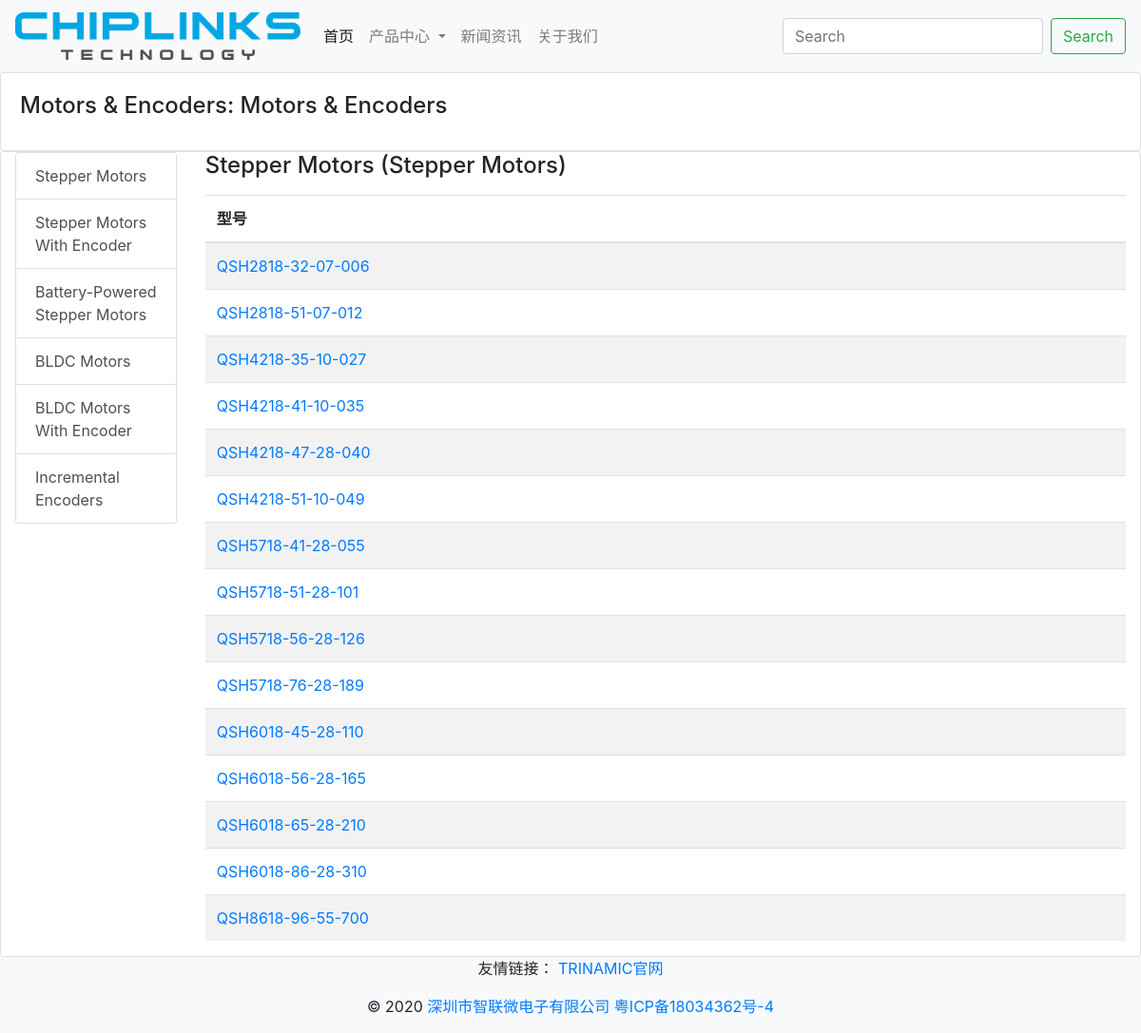
Page /trinamic/product-center/3/0 on the committed database.
### Trinamic/models.py (models this page shows, shortened)
class Product(models.Model):
    id = models.AutoField(primary_key=True, auto_created=True)
    name = models.CharField(max_length=200)
    alias = models.CharField(max_length=200, default='')
    excerpt = models.TextField(default='')
    class Meta:
        db_table = 'trinamic_product'

class Category(models.Model):
    id = models.AutoField(primary_key=True, auto_created=True)
    name = models.CharField(max_length=200)
    alias = models.CharField(max_length=200, default='')
    excerpt = models.TextField(default='')
    fields = models.TextField(default='', blank=True)
    product = models.ForeignKey(Product, on_delete=models.CASCADE)
    class Meta:
        db_table = 'trinamic_category'

class Item(models.Model):
    id = models.BigAutoField(primary_key=True, auto_created=True)
    model = models.CharField(max_length=200)
    excerpt = models.TextField(default='')
    category = models.ForeignKey(Category, on_delete=models.CASCADE, blank=True)
    class Meta:
        db_table = 'trinamic_item'

### Trinamic/local_views.py (the view)
# urls.py: path('product-center/<int:p_id>/<int:c_id>', local_views.product_center, name='product-center'),
def product_center(request, p_id, c_id):
    product = Product.objects.get(pk=p_id)
    if c_id:
        category = Category.objects.get(pk=c_id)
    else:
        category_set = product.category_set.all()
        category = category_set[0] if category_set else None
    results = []
    if category and category.fields:
        fields = [Field.objects.get(pk=field) for field in category.fields.split(',') if field != '0']
        results.extend(field.alias for field in fields)
    context = {
        'product': product,
        'category': category,
        'category_fields': results
    }
    return render(request, 'Trinamic/ProductCenter.html', context=context)

### Trinamic/templatetags/trinamic_tags.py (called while the page is built)
@register.simple_tag
def whole_product():
    return Product.objects.all()

@register.simple_tag
def seo_product_center(product_id):
    category_set = Category.objects.filter(product__id=product_id)
    content = ','.join(c.name for c in category_set)
    return content

### templates/Trinamic/ProductCenter.html (shortened to what this page needs)
{% extends 'BASE.html' %}
{% load static %}
{% load trinamic_tags %}
{% block MainBody %}
    <div>
        <article class="card" style="width: 100%;">
            <div class="card-body"><h4 class="card-title">{{ product.alias }}: {{ product.name }}</h4></div>
        </article>
        <div class="card">
            <div class="container-fluid">
                <div class="row">
                    <div class="col-md-2">
                        <div class="list-group">
                            {% for category in product.category_set.all %}
                                <a type="button" class="list-group-item list-group-item-action"
                                   href="{% url 'Trinamic:product-center' product.id category.id %}">
                                    {{ category.alias }}
                                </a>
                            {% endfor %}
                        </div>
                    </div>
                    <div class="col-md-10"><h4>{{ category.alias }} ({{ category.name }})</h4>
                        <div>
                            <table role="table" aria-busy="false" aria-colcount="9"
                                   class="table b-table table-striped table-hover" id="__BVID__37">
                                <thead role="rowgroup" class="">
                                <tr role="row">
                                    <th>
                                        <div>型号</div>
                                    </th>
                                </tr>
                                </thead>
                                <tbody role="rowgroup">
                                {% for item in category.item_set.all %}
                                    <tr role="row" tabindex="0" class="">
                                        <td role="cell" class=""><a
                                                href="{% url 'Trinamic:item-detail' item.id %}">{{ item.model }}</a>
                                        </td>
                                    </tr>
                                {% endfor %}
                                </tbody>
                            </table>
                        </div>
                    </div>
                </div>
            </div></div>
    </div>
{% endblock %}

### rows in the picture
Product: alias "Motors & Encoders", name "Motors & Encoders"
Category: alias "Stepper Motors", name "Stepper Motors"
Category: alias "Stepper Motors With Encoder"
Category: alias "Battery-Powered Stepper Motors"
Category: alias "BLDC Motors"
Category: alias "BLDC Motors With Encoder"
Category: alias "Incremental Encoders"
Item: model "QSH2818-32-07-006"
Item: model "QSH2818-51-07-012"
Item: model "QSH4218-35-10-027"
Item: model "QSH4218-41-10-035"
Item: model "QSH4218-47-28-040"
Item: model "QSH4218-51-10-049"
Item: model "QSH5718-41-28-055"
Item: model "QSH5718-51-28-101"
Item: model "QSH5718-56-28-126"
Item: model "QSH5718-76-28-189"
Item: model "QSH6018-45-28-110"
Item: model "QSH6018-56-28-165"
Item: model "QSH6018-65-28-210"
Item: model "QSH6018-86-28-310"
Item: model "QSH8618-96-55-700"
